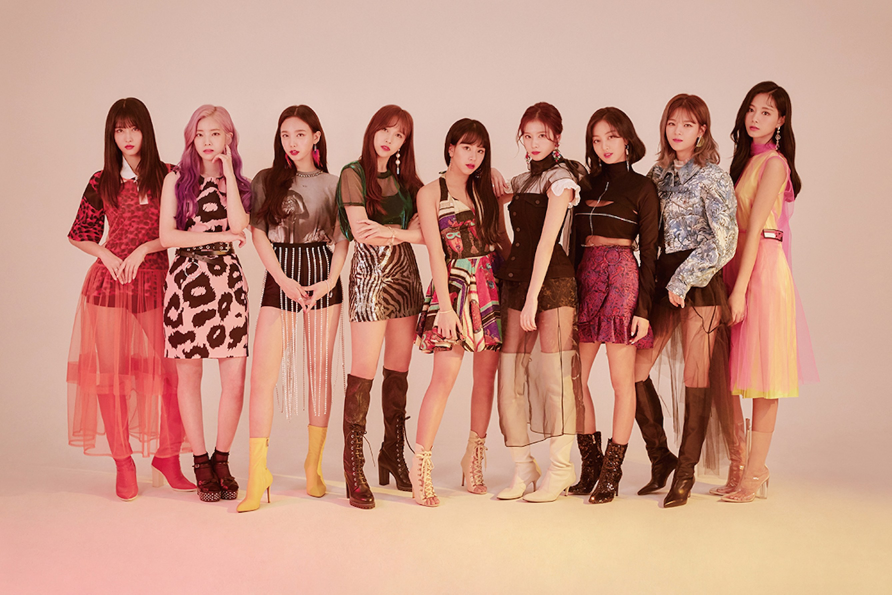
#> input picture data/data_3.jpg, 2674 x 1783 px (shown at 1/3 size)
$ python faceDetection.py
#> lines starting #> are read from the running program, lines starting #| are printed output that depends on the picture; after the words box and inside, x2 and y2 are one past the last pixel; in counts of white or black regions, pixels touching at a corner belong together
import numpy as numpy
import cv2 as cv

# Ambil data wajah
face = cv.CascadeClassifier('haarcascade_frontalface_default.xml')
# Baca data gambar
image = cv.imread('../data/data_3.jpg')
#> image is the input picture: shape (1783, 2674, 3); mean B, G, R 130.6, 147.8, 197.6

# Mengubah ukuran gambar agar tidak terlalu besar
scale_percent = 60
width = int(image.shape[1] * scale_percent / 120)
#> width = 1337
height = int(image.shape[0] * scale_percent / 120)
#> height = 891
dim = (width, height)
#> dim = (1337, 891)
image_resize = cv.resize(image, dim, interpolation = cv.INTER_AREA)
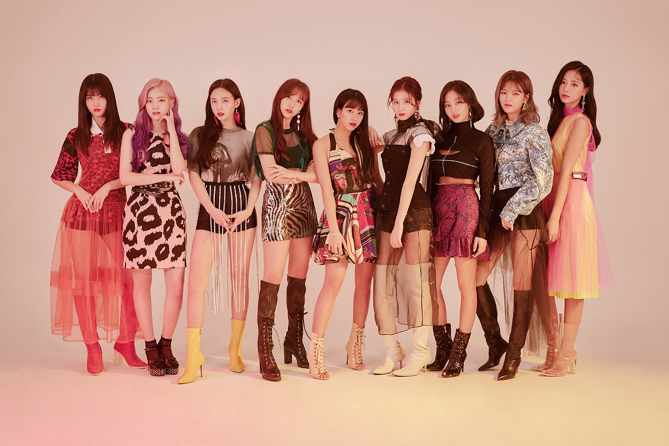
#> image_resize: shape (891, 1337, 3) (shown at 1/2 size); mean B, G, R 130.6, 147.8, 197.6

# Mengubah gambar resize menjadi abu-abu
image_gray = cv.cvtColor(image_resize, cv.COLOR_BGR2GRAY)
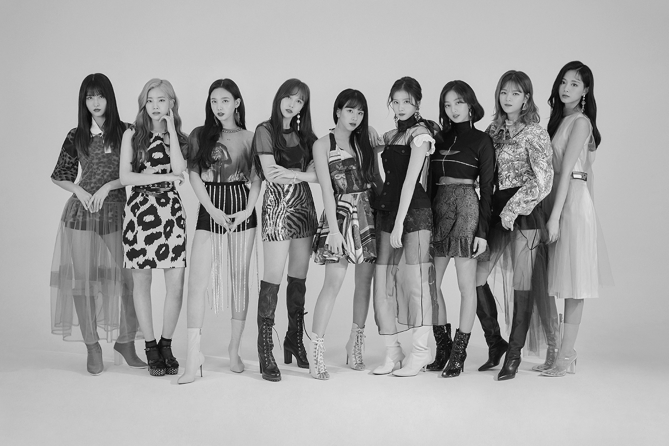
#> image_gray: shape (891, 1337) (shown at 1/2 size); min 1, max 253, mean 160.7

# Fungsi dari library openCV untuk mendeteksi wajah
face_recognition = face.detectMultiScale(image_gray, 1.1, 5)
#> face_recognition = [[776, 183, 57, 57], [879, 187, 58, 58], [990, 165, 60, 60], [165, 175, 57, 57], [281, 178, 61, 61], [412, 179, 63, 63], [1107, 146, 60, 60], [554, 176, 60, 60], [676, 202, 60, 60], [1026, 450, 65, 65]]
# Membuat type font
font = cv.FONT_HERSHEY_SIMPLEX
# Variabel untuk menampung jumlah wajah
sum2 = 0

# Perulangan sebanyak wajah yang terdeteksi
for(x,y,w,h) in face_recognition:
    # Menjumlahkan banyak wajah
    sum2 =  sum2 + 1
    # Menampilkan text pada wajah
    cv.putText(image_resize, "Face", (x, y-10), font, 0.75, (0, 0, 255), 2, cv.LINE_AA)
    # Menampilkan kotak sebagai penanda wajah yang terdeteksi
    cv.rectangle(image_resize, (x, y), (x+w, y+h), (255, 0, 0), 2)
    roi_gray = image_gray[y:y+h, x:x+w]
    roi_color = image_resize[y:y+h, x:x+w]
#> this loop made 10 passes
#> pass 1, `roi_gray = image_gray[y:y+h, x:x+w]`:
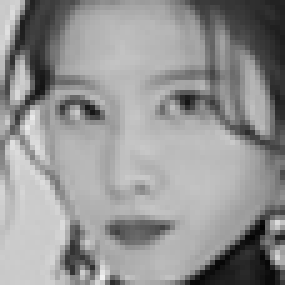
#> roi_gray: shape (57, 57) (shown 5 times larger); min 3, max 241, mean 147.9
#> pass 1, `roi_color = image_resize[y:y+h, x:x+w]`:
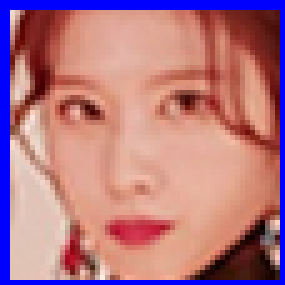
#> roi_color: shape (57, 57, 3) (shown 5 times larger); mean B, G, R 130.9, 119.1, 177.9
#> pass 2, `roi_color = image_resize[y:y+h, x:x+w]`:
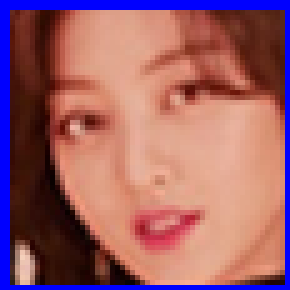
#> roi_color: shape (58, 58, 3) (shown 5 times larger); mean B, G, R 105.3, 96.4, 155.1
#> after the loop:
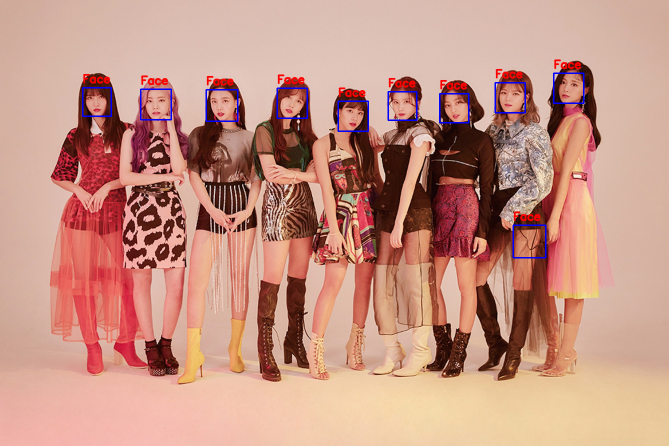
#> image_resize: shape (891, 1337, 3) (shown at 1/2 size); 1.18% of pixels changed, all inside (x1, y1, x2, y2) = (164, 118, 1169, 517)
#> after the loop, sum2 = 10

# Menampilkan text untuk jumlah wajah terdeteksi
cv.putText(image_resize, "Jumlah wajah ada : "+ str(sum2) + " buah", (10,30), font, 1, (0,0,0), 2, cv.LINE_AA)
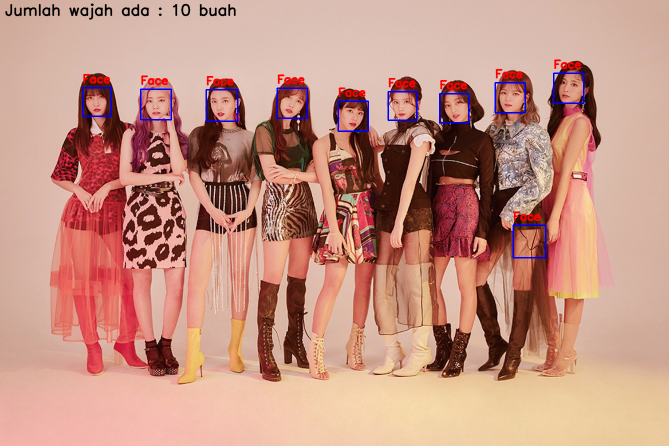
#> image_resize: shape (891, 1337, 3) (shown at 1/2 size); 0.37% of pixels changed, all inside (x1, y1, x2, y2) = (10, 7, 472, 40)
# Menampilkan gambar yang sudah di resize
cv.imshow('image', image_resize)
cv.waitKey(0)
cv.destroyAllWindows()

$ run again, with data/data_1.jpg copied over data/data_3.jpg
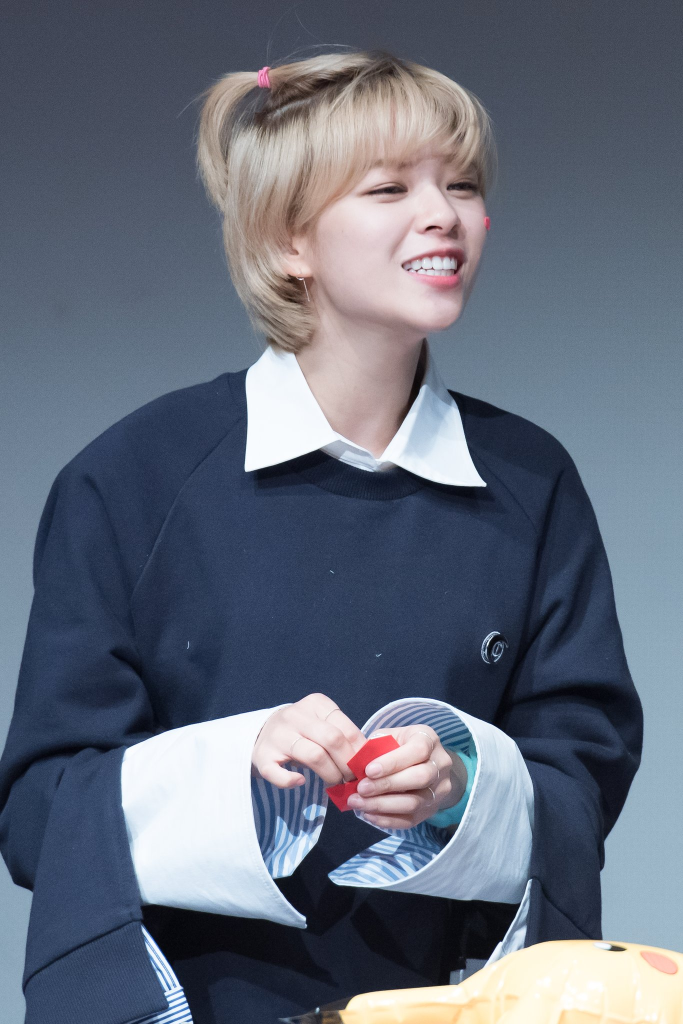
#> input picture data/data_1.jpg, 1366 x 2048 px (shown at 1/2 size)
#> image is the input picture: shape (2048, 1366, 3); mean B, G, R 122.3, 107.5, 100.3
#> face_recognition = [[319, 99, 218, 218]]
#> the loop `for(x,y,w,h) in face_recognition:` made 1 pass
#> (x, y, w, h, sum2) on pass 1: (319, 99, 218, 218, 1)
#> after the loop `for(x,y,w,h) in face_recognition:`:
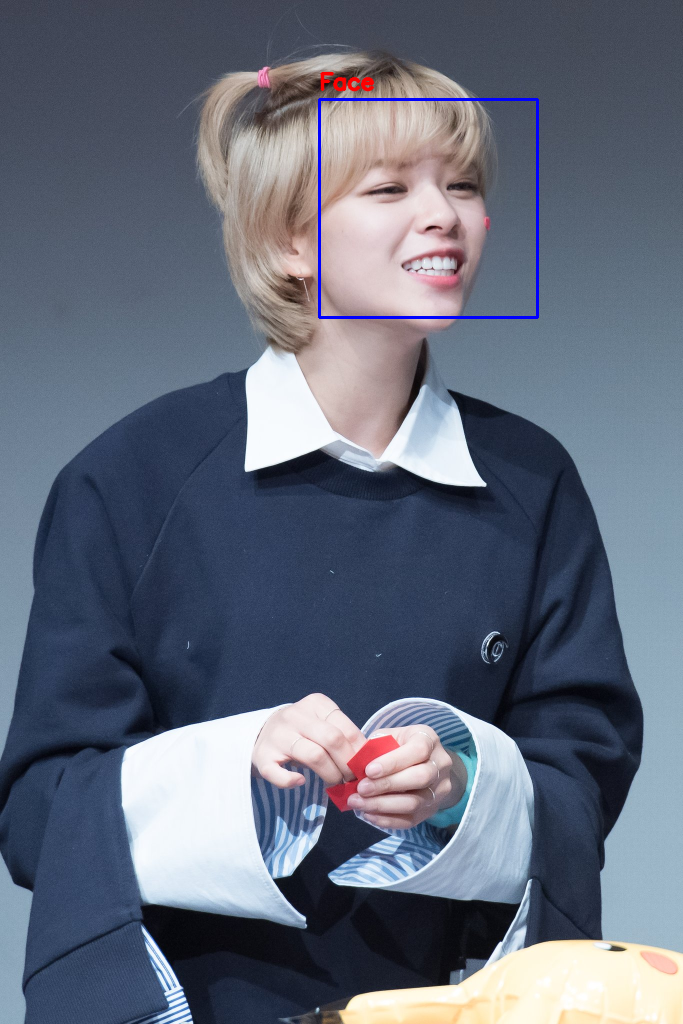
#> image_resize: shape (1024, 683, 3); mean B, G, R 122.8, 107.1, 100
#> after the loop `for(x,y,w,h) in face_recognition:`: sum2 = 1
#> `cv.putText(image_resize, "Jumlah wajah ada : "+ str(sum2) + " buah", (..`:
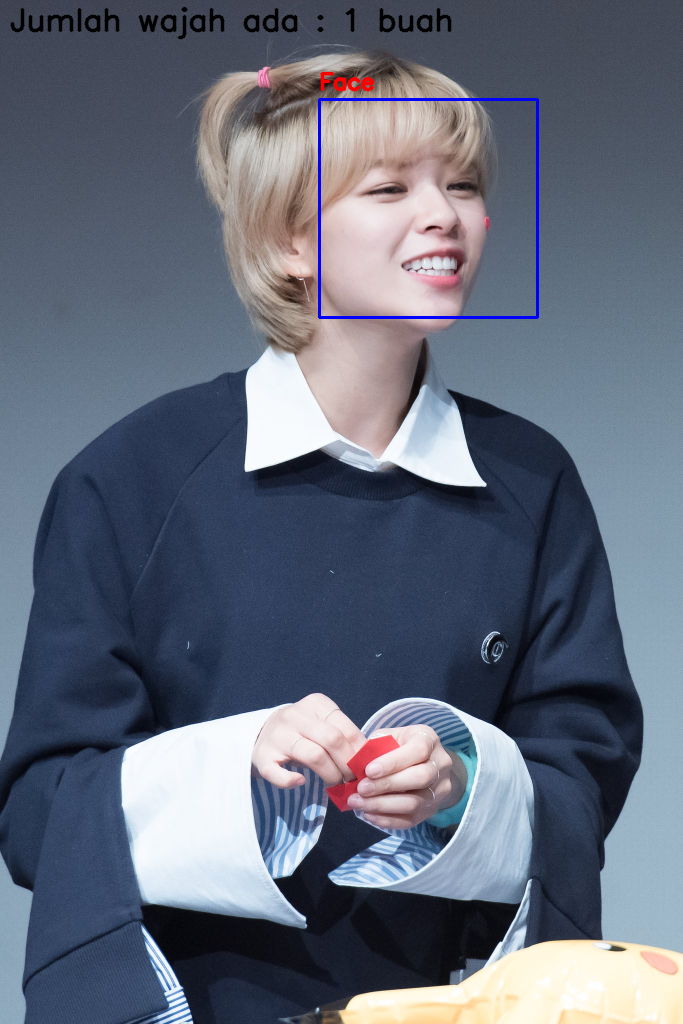
#> image_resize: shape (1024, 683, 3); 0.59% of pixels changed, all inside (x1, y1, x2, y2) = (10, 7, 452, 40)

$ run again, with data/data_2.jpg copied over data/data_3.jpg
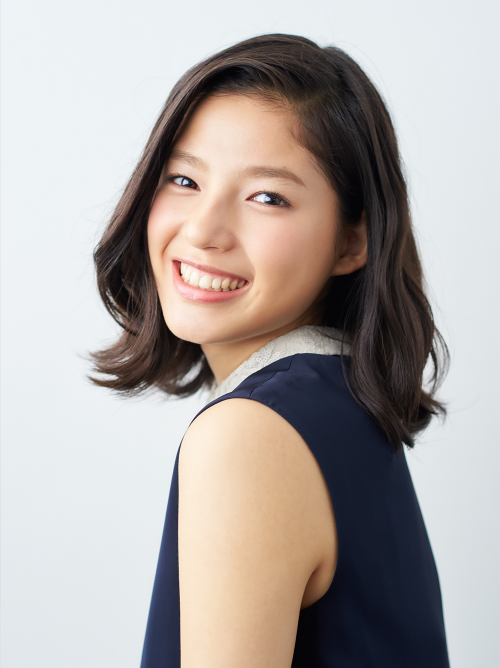
#> input picture data/data_2.jpg, 1000 x 1336 px (shown at 1/2 size)
#> image is the input picture: shape (1336, 1000, 3); mean B, G, R 164.5, 167.4, 174.2
#> face_recognition = [[133, 118, 201, 201]]
#> the loop `for(x,y,w,h) in face_recognition:` made 1 pass
#> (x, y, w, h, sum2) on pass 1: (133, 118, 201, 201, 1)
#> after the loop `for(x,y,w,h) in face_recognition:`:
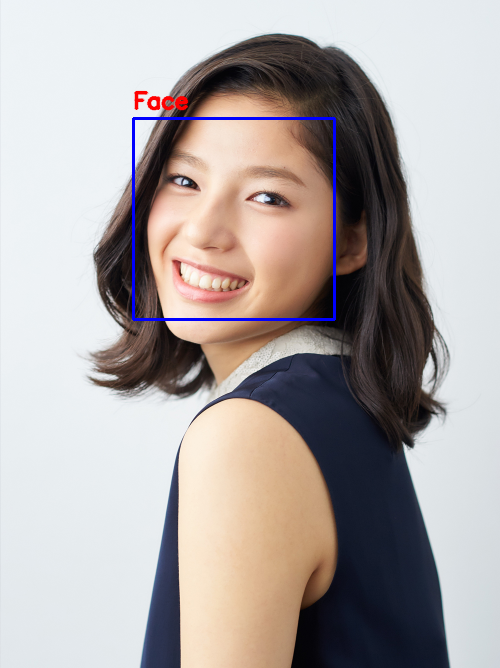
#> image_resize: shape (668, 500, 3); mean B, G, R 165.5, 166.6, 173.6
#> after the loop `for(x,y,w,h) in face_recognition:`: sum2 = 1
#> `cv.putText(image_resize, "Jumlah wajah ada : "+ str(sum2) + " buah", (..`:
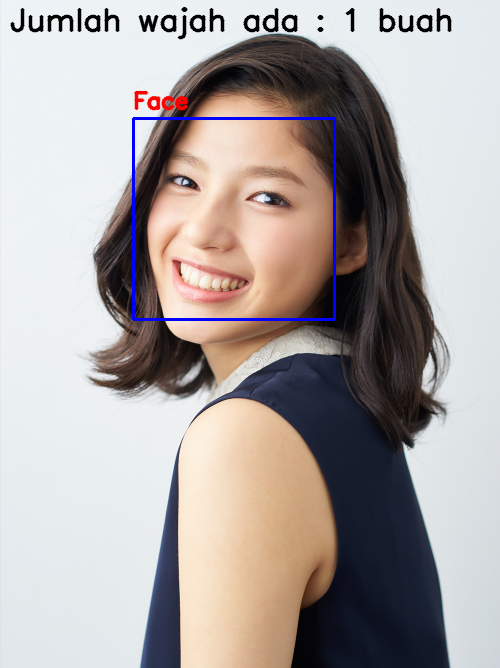
#> image_resize: shape (668, 500, 3); 1.25% of pixels changed, all inside (x1, y1, x2, y2) = (10, 7, 452, 40)
